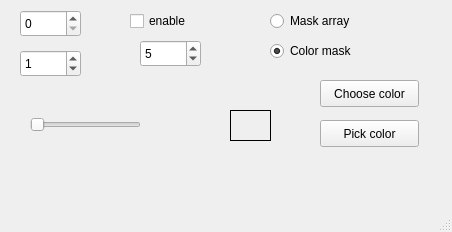
<?xml version="1.0" encoding="UTF-8"?>
<ui version="4.0">
 <class>Overlay</class>
 <widget class="QMainWindow" name="Overlay">
  <property name="geometry">
   <rect>
    <x>0</x>
    <y>0</y>
    <width>452</width>
    <height>232</height>
   </rect>
  </property>
  <property name="windowTitle">
   <string>MainWindow</string>
  </property>
  <widget class="QWidget" name="centralwidget">
   <widget class="QSpinBox" name="inputA">
    <property name="geometry">
     <rect>
      <x>20</x>
      <y>10</y>
      <width>61</width>
      <height>27</height>
     </rect>
    </property>
   </widget>
   <widget class="QSpinBox" name="outputNumber">
    <property name="geometry">
     <rect>
      <x>140</x>
      <y>40</y>
      <width>61</width>
      <height>27</height>
     </rect>
    </property>
    <property name="value">
     <number>5</number>
    </property>
   </widget>
   <widget class="QCheckBox" name="enableBox">
    <property name="geometry">
     <rect>
      <x>130</x>
      <y>10</y>
      <width>98</width>
      <height>22</height>
     </rect>
    </property>
    <property name="text">
     <string>enable</string>
    </property>
   </widget>
   <widget class="QSpinBox" name="inputOver">
    <property name="geometry">
     <rect>
      <x>20</x>
      <y>50</y>
      <width>61</width>
      <height>27</height>
     </rect>
    </property>
    <property name="value">
     <number>1</number>
    </property>
   </widget>
   <widget class="QRadioButton" name="radioArray">
    <property name="geometry">
     <rect>
      <x>270</x>
      <y>10</y>
      <width>117</width>
      <height>22</height>
     </rect>
    </property>
    <property name="text">
     <string>Mask array</string>
    </property>
   </widget>
   <widget class="QRadioButton" name="radioColor">
    <property name="geometry">
     <rect>
      <x>270</x>
      <y>40</y>
      <width>117</width>
      <height>22</height>
     </rect>
    </property>
    <property name="text">
     <string>Color mask</string>
    </property>
    <property name="checked">
     <bool>true</bool>
    </property>
   </widget>
   <widget class="QPushButton" name="colorButton">
    <property name="geometry">
     <rect>
      <x>320</x>
      <y>80</y>
      <width>99</width>
      <height>27</height>
     </rect>
    </property>
    <property name="text">
     <string>Choose color</string>
    </property>
   </widget>
   <widget class="QSlider" name="sensSlider">
    <property name="geometry">
     <rect>
      <x>30</x>
      <y>110</y>
      <width>111</width>
      <height>29</height>
     </rect>
    </property>
    <property name="minimum">
     <number>1</number>
    </property>
    <property name="maximum">
     <number>255</number>
    </property>
    <property name="orientation">
     <enum>Qt::Horizontal</enum>
    </property>
   </widget>
   <widget class="QPushButton" name="pickButton">
    <property name="geometry">
     <rect>
      <x>320</x>
      <y>120</y>
      <width>99</width>
      <height>27</height>
     </rect>
    </property>
    <property name="text">
     <string>Pick color</string>
    </property>
   </widget>
   <widget class="QLabel" name="colorFrame">
    <property name="geometry">
     <rect>
      <x>230</x>
      <y>110</y>
      <width>41</width>
      <height>31</height>
     </rect>
    </property>
    <property name="autoFillBackground">
     <bool>true</bool>
    </property>
    <property name="frameShape">
     <enum>QFrame::Box</enum>
    </property>
    <property name="text">
     <string/>
    </property>
   </widget>
  </widget>
  <widget class="QMenuBar" name="menubar">
   <property name="geometry">
    <rect>
     <x>0</x>
     <y>0</y>
     <width>452</width>
     <height>25</height>
    </rect>
   </property>
  </widget>
  <widget class="QStatusBar" name="statusbar"/>
 </widget>
 <resources/>
 <connections/>
</ui>
